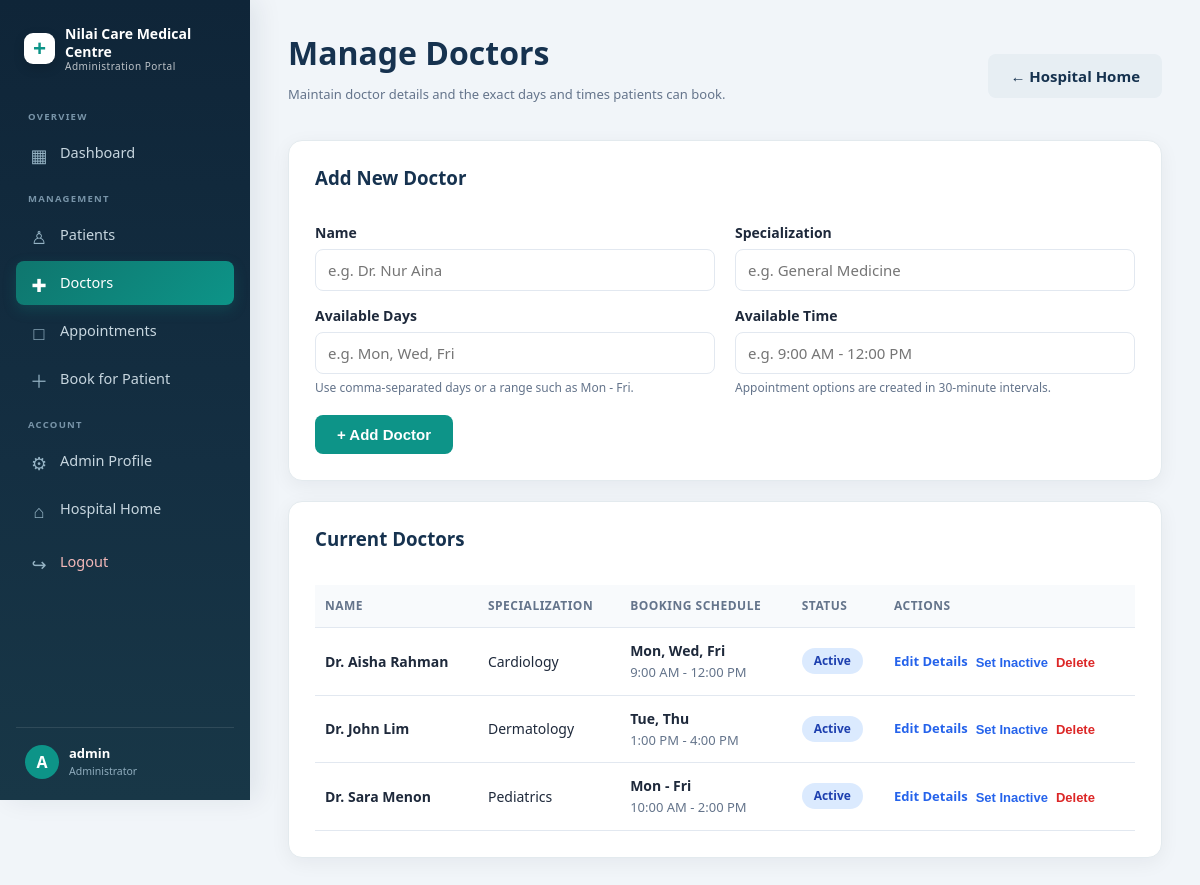
/admin/doctors.php (signed in), run on the app's committed database.
### tables this page shows
CREATE TABLE doctors (
    id INT AUTO_INCREMENT PRIMARY KEY,
    name VARCHAR(100) NOT NULL,
    specialization VARCHAR(100) NOT NULL,
    available_day VARCHAR(50) NOT NULL,
    available_time VARCHAR(50) NOT NULL,
    status ENUM('active','inactive') DEFAULT 'active',
    created_at TIMESTAMP DEFAULT CURRENT_TIMESTAMP
);

### admin/doctors.php (the view, shortened to what this page needs)
<?php
require '../config.php';
include 'includes/header.php';
?>
<div class="page-header">
    <div>
        <h1>Manage Doctors</h1>
        <p class="muted">Maintain doctor details and the exact days and times patients can book.</p>
    </div>
    <a href="../index.php" class="btn btn-secondary">← Hospital Home</a>
</div>
<div class="panel">
    <h3>Add New Doctor</h3>
    <form method="POST" class="form-grid">
        <div>
            <label for="name">Name</label>
            <input id="name" type="text" name="name" value="<?php echo htmlspecialchars($_POST['name'] ?? ''); ?>" placeholder="e.g. Dr. Nur Aina" required>
        </div>
        <div>
            <label for="specialization">Specialization</label>
            <input id="specialization" type="text" name="specialization" value="<?php echo htmlspecialchars($_POST['specialization'] ?? ''); ?>" placeholder="e.g. General Medicine" required>
        </div>
        <div>
            <label for="available_day">Available Days</label>
            <input id="available_day" type="text" name="available_day" value="<?php echo htmlspecialchars($_POST['available_day'] ?? ''); ?>" placeholder="e.g. Mon, Wed, Fri" required>
            <small class="field-help">Use comma-separated days or a range such as Mon - Fri.</small>
        </div>
        <div>
            <label for="available_time">Available Time</label>
            <input id="available_time" type="text" name="available_time" value="<?php echo htmlspecialchars($_POST['available_time'] ?? ''); ?>" placeholder="e.g. 9:00 AM - 12:00 PM" required>
            <small class="field-help">Appointment options are created in 30-minute intervals.</small>
        </div>
        <div class="full"><button type="submit" name="add_doctor">+ Add Doctor</button></div>
    </form>
</div>
<div class="panel">
    <h3>Current Doctors</h3>
    <div class="table-wrap">
        <table>
        <tr><th>Name</th><th>Specialization</th><th>Booking Schedule</th><th>Status</th><th>Actions</th></tr>
        <?php
        $result = $conn->query("SELECT * FROM doctors ORDER BY name ASC");
        while ($doc = $result->fetch_assoc()) {
            echo "<tr>";
            echo "<td><strong>" . htmlspecialchars($doc['name']) . "</strong></td>";
            echo "<td>" . htmlspecialchars($doc['specialization']) . "</td>";
            echo "<td><strong>" . htmlspecialchars($doc['available_day']) . "</strong><br><span class='muted'>" . htmlspecialchars($doc['available_time']) . "</span></td>";
            echo "<td><span class='status status-" . ($doc['status'] === 'active' ? 'approved' : 'cancelled') . "'>" . htmlspecialchars($doc['status']) . "</span></td>";
            echo "<td><div class='actions-wrap'>";
            echo "<a class='action-link edit' href='edit_doctor.php?id=" . (int)$doc['id'] . "'>Edit Details</a>";
            echo "<form method='POST' class='inline-form'><input type='hidden' name='doctor_id' value='" . (int)$doc['id'] . "'><button class='action-button edit' type='submit' name='toggle_doctor'>" . ($doc['status'] === 'active' ? 'Set Inactive' : 'Set Active') . "</button></form>";
            echo "<form method='POST' class='inline-form' onsubmit=\"return confirm('Delete this doctor? This is allowed only when there is no appointment history.');\"><input type='hidden' name='doctor_id' value='" . (int)$doc['id'] . "'><button class='action-button delete' type='submit' name='delete_doctor'>Delete</button></form>";
            echo "</div></td>";
            echo "</tr>";
        }
        ?>
        </table>
    </div>
</div>
<?php include 'includes/footer.php'; ?>

### assets/style.css (style rules this page uses)
* { box-sizing: border-box; }
:root { --primary: #0d9488; --primary-dark: #0f766e; --primary-light: #14b8a6; --accent: #2563eb; --navy: #16324f; --bg: #f1f5f9; --card-bg: #ffffff; --text: #1e293b; --muted: #64748b; --border: #e2e8f0; --danger: #dc2626; --success: #16a34a; --warning: #d97706; }
body { font-family: 'Segoe UI', system-ui, Arial, sans-serif; background: var(--bg); margin: 0; color: var(--text); line-height: 1.5; }
h1, h2, h3 { color: var(--navy); margin-top: 0; line-height: 1.2; }
a { color: var(--accent); }
label { display: block; margin-top: 14px; font-weight: 600; font-size: 14px; }
input, select, textarea { width: 100%; padding: 10px 12px; margin-top: 6px; border: 1.5px solid var(--border); border-radius: 8px; font-size: 15px; font-family: inherit; transition: border-color 0.15s; }
button, .btn { display: inline-block; margin-top: 18px; background: var(--primary); color: white; padding: 11px 22px; border: none; border-radius: 8px; cursor: pointer; font-size: 15px; font-weight: 600; text-decoration: none; transition: background 0.15s, transform 0.1s; }
.btn-secondary { background: #e7eef3; color: var(--navy); }
.action-link { font-size: 13px; margin-right: 8px; text-decoration: none; font-weight: 600; }
.action-link.edit { color: var(--accent); }
.inline-form { display: inline; }
.action-button { border: 0; background: transparent; padding: 0; margin: 0; border-radius: 0; font-size: 13px; font-weight: 600; line-height: inherit; transform: none; }
.action-button.edit { color: var(--accent); }
.action-button.delete { color: var(--danger); }
table { width: 100%; border-collapse: collapse; margin-top: 16px; font-size: 14px; }
th, td { padding: 12px 10px; text-align: left; border-bottom: 1px solid var(--border); }
th { background: #f8fafc; color: var(--muted); font-size: 12px; text-transform: uppercase; letter-spacing: 0.5px; }
.table-wrap { width: 100%; overflow-x: auto; }
.actions-wrap { display: flex; align-items: center; flex-wrap: wrap; gap: 8px; }
.actions-wrap .action-link { margin-right: 0; }
.status { padding: 4px 12px; border-radius: 20px; font-size: 12px; font-weight: 700; text-transform: capitalize; display: inline-block; }
.status-approved { background: #dbeafe; color: #1e40af; }
.muted { color: var(--muted); font-size: 13px; }
.page-header { display: flex; justify-content: space-between; align-items: center; gap: 18px; flex-wrap: wrap; margin-bottom: 22px; }
.page-header h1 { margin-bottom: 4px; }
.page-header .btn { margin-top: 0; }
.form-grid { display: grid; grid-template-columns: repeat(2, minmax(0, 1fr)); gap: 0 20px; }
.form-grid .full { grid-column: 1 / -1; }
.field-help { display: block; color: var(--muted); font-size: 12px; margin-top: 5px; }
.admin-page { background: #f1f5f9; }
.admin-content .panel { background: var(--card-bg); padding: 26px; border: 1px solid #e3eaee; border-radius: 14px; box-shadow: 0 5px 20px rgba(15,23,42,0.055); margin-top: 20px; }

### data on the page
doctors: name "Dr. Aisha Rahman", specialization "Cardiology", available_day "Mon, Wed, Fri", available_time "9:00 AM - 12:00 PM", status "Active", shows "Set Inactive"
doctors: name "Dr. John Lim", specialization "Dermatology", available_day "Tue, Thu", available_time "1:00 PM - 4:00 PM", status "Active", shows "Set Inactive"
doctors: name "Dr. Sara Menon", specialization "Pediatrics", available_day "Mon - Fri", available_time "10:00 AM - 2:00 PM", status "Active", shows "Set Inactive"

### other printed values
$hospitalName "Nilai Care Medical Centre"
substr($_SESSION['admin_name'] ?? 'A', 0, 1) "A"
$_SESSION['admin_name'] "admin"
